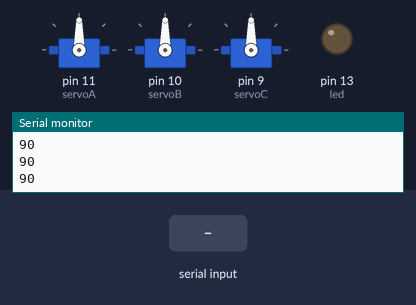
Recording of a sketch running on a simulated Arduino Uno, built with avr-gcc and run on an emulated ATmega328P. On the bench: 3 × servo, output pins drawn as LEDs (lit = HIGH), the last lines printed to the serial monitor. Dashed ring = blinking. The test bench sets the inputs (shaded band).

Above: at 1.4 s.
1.5 s: "z" received over Serial
At 1.71 s:
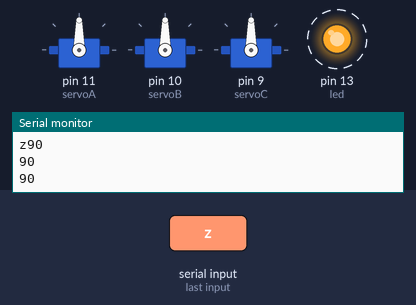
4.5 s: "c90\n" received over Serial
At 5.2 s:
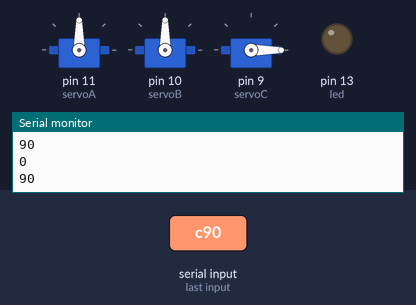
6.0 s: "h" received over Serial
At 6.3 s:
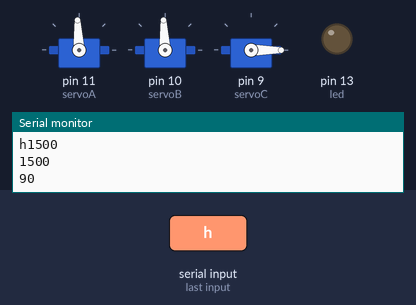
Timing chart, 0 to 9.0 s (numbered marks = the images above; inputs shaded):
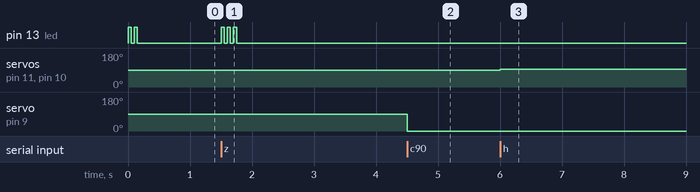

Measured:
- after the input at 1.5 s, pin 13 (led): alternates HIGH for 0.05 s and LOW for 0.05 s, 6 changes in all, then stays LOW, starting at once
- after the input at 4.5 s, servo on pin 9 (servoC): 90° → 0° at once
- after the input at 6.0 s, servo on pin 11 (servoA), servo on pin 10 (servoB): 90° → 93° at once

The sketch:

serial_driver.ino
```cpp
#include <Servo.h>


// every iteration will blink by 13-pin led, then check data from the serial
// and adjust all 3 servos to input digit degrees/pulse (using 19200b serial)

int led = 13;

Servo servoA;
Servo servoB;
Servo servoC;

int minAngle = 0;
int maxAngle = 180;

int minPulse = 1000;
int maxPulse = 2000;

int midAngle = 90;
int midPulse = 1500;

int angleA = 0;
int angleB = 0;
int angleC = 0;

int pulseF = 0;
int pulseG = 0;
int pulseH = 0;

int stateSum = 0;

void setup() {
  servoA.attach(11);
  servoB.attach(10);
  servoC.attach(9);

    // initialize the digital pin as an output.
  pinMode(led, OUTPUT);

  Serial.begin(19200);
  Serial.println("Ready");

  blinkLed(2);
  angleA = midAngle;
  angleB = midAngle;
  angleC = midAngle;

  pulseF = midPulse;
  pulseG = midPulse;
  pulseH = midPulse;

  setAngle(angleA, angleB, angleC);
}

void loop() { // Loop through motion tests

  // blinkLed(1);

  if ( Serial.available()) {
    char ch = Serial.read();

	//echo
	Serial.write(ch);

    switch(ch) {
      case '0'...'9':
	      stateSum = stateSum * 10;
              stateSum = stateSum + (ch - '0');
            break;

	  case 'a':
	    angleA = stateSum;
		stateSum = 0;
		break;

	  case 'b':
	    angleB = stateSum;
		stateSum = 0;
		break;

	  case 'c':
	    angleC = stateSum;
		stateSum = 0;
						//c is also a terminator
		setAngle(angleA, angleB, angleC);
		break;

	  case 'f':
	    pulseF = stateSum;
		stateSum = 0;
		break;

	  case 'g':
	    pulseG = stateSum;
		stateSum = 0;
		break;

	  case 'h':
	    pulseH = stateSum;
		stateSum = 0;
						//h is also a terminator
		setSignal(pulseF, pulseG, pulseH);
		break;

	  case 'z':
		setZeroPoint();
		break;

	  case 'p':
	    printPosition();
		break;
    }
  }
}

void blinkLed(int amount){
  for (int t = 0; t < amount; ++t)
  {
    digitalWrite(led, HIGH); // turn the LED on (HIGH is the voltage level)
    delay(50); // wait for a 50 mseconds
    digitalWrite(led, LOW); // turn the LED off by making the voltage LOW
    delay(50);
  }
}

void setAngle(int a, int b, int c){
  Serial.println(a);
  Serial.println(b);
  Serial.println(c);
  if ( (a >= minAngle) && (a <= maxAngle) ) servoA.write(a);
  if ( (b >= minAngle) && (b <= maxAngle) ) servoB.write(b);
  if ( (c >= minAngle) && (c <= maxAngle) ) servoC.write(c);
}


void setSignal(int ua, int ub, int uc){
  Serial.println(ua);
  Serial.println(ub);
  Serial.println(uc);
  if ( (ua >= minPulse) && (ua <= maxPulse) )servoA.writeMicroseconds(ua);
  if ( (ub >= minPulse) && (ub <= maxPulse) )servoB.writeMicroseconds(ub);
  if ( (uc >= minPulse) && (uc <= maxPulse) )servoC.writeMicroseconds(uc);
}

void setZeroPoint(){
  angleA = 90;
  angleB = 90;
  angleC = 90;

  pulseF = 1500;
  pulseG = 1500;
  pulseH = 1500;

  stateSum = 0;

  setAngle(angleA, angleB, angleC);

  blinkLed(3);
}

void printPosition(){
  if ( Serial.available()) {
    Serial.println("");
	Serial.print("a = ");
	Serial.print(servoA.read());
	Serial.print("; b = ");
	Serial.print(servoB.read());
	Serial.print("; c = ");
	Serial.print(servoC.read());

	Serial.print("f = ");
	Serial.print(servoA.readMicroseconds());
	Serial.print("; g = ");
	Serial.print(servoB.readMicroseconds());
	Serial.print("; h = ");
	Serial.print(servoC.readMicroseconds());
	Serial.println(";");
  }
}
```
